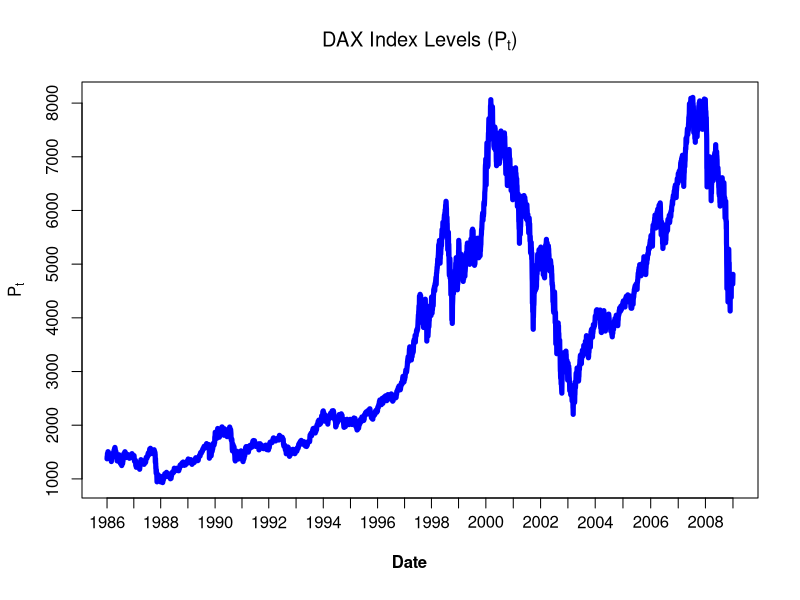

Generate this figure with R:
#setwd("C:/...") # please change your working directory
d         = read.csv("COPdax140624.csv")
DateInput = as.Date(d[, 1])
numOfDate = as.numeric(as.Date(c(DateInput)))
newDF     = data.frame(d,numOfDate)
sortNewDF = newDF[order(newDF[, 3]),]
newDF2    = data.frame(sortNewDF,seq(1,length(newDF[, 3]),
                    length.out=length(newDF[, 3])))
dateNum1  = as.numeric(as.Date(c("1986-01-02", "1987-01-02", "1988-01-04",
                                "1989-01-02", "1990-01-02", "1991-01-02",
								"1992-01-02", "1993-01-04",
                                "1994-01-03", "1995-01-02", "1996-01-02",
								"1997-01-02", "1998-01-02", "1999-01-04", 
								"2000-01-03", "2001-01-02",
								"2002-01-02", "2003-01-02", "2004-01-02", 
								"2005-01-03", "2006-01-02", "2007-01-02",
								"2008-01-02", "2008-12-30")))
At = c(newDF2[which(newDF2[, 3] == as.numeric(as.Date(c("1986-01-02")))), 4],
newDF2[which(newDF2[, 3] == as.numeric(as.Date(c("1987-01-02")))), 4],
newDF2[which(newDF2[, 3] == as.numeric(as.Date(c("1988-01-04")))), 4],
newDF2[which(newDF2[, 3] == as.numeric(as.Date(c("1989-01-02")))), 4],
newDF2[which(newDF2[, 3] == as.numeric(as.Date(c("1990-01-02")))), 4],
newDF2[which(newDF2[, 3] == as.numeric(as.Date(c("1991-01-02")))), 4],
newDF2[which(newDF2[, 3] == as.numeric(as.Date(c("1992-01-02")))), 4],
newDF2[which(newDF2[, 3] == as.numeric(as.Date(c("1993-01-04")))), 4],
newDF2[which(newDF2[, 3] == as.numeric(as.Date(c("1994-01-03")))), 4],
newDF2[which(newDF2[, 3] == as.numeric(as.Date(c("1995-01-02")))), 4],
newDF2[which(newDF2[, 3] == as.numeric(as.Date(c("1996-01-02")))), 4],
newDF2[which(newDF2[, 3] == as.numeric(as.Date(c("1997-01-02")))), 4],
newDF2[which(newDF2[, 3] == as.numeric(as.Date(c("1998-01-02")))), 4],
newDF2[which(newDF2[, 3] == as.numeric(as.Date(c("1999-01-04")))), 4],
newDF2[which(newDF2[, 3] == as.numeric(as.Date(c("2000-01-03")))), 4],
newDF2[which(newDF2[, 3] == as.numeric(as.Date(c("2001-01-02")))), 4],
newDF2[which(newDF2[, 3] == as.numeric(as.Date(c("2002-01-02")))), 4],
newDF2[which(newDF2[, 3] == as.numeric(as.Date(c("2003-01-02")))), 4],
newDF2[which(newDF2[, 3] == as.numeric(as.Date(c("2004-01-02")))), 4],
newDF2[which(newDF2[, 3] == as.numeric(as.Date(c("2005-01-03")))), 4],
newDF2[which(newDF2[, 3] == as.numeric(as.Date(c("2006-01-02")))), 4],
newDF2[which(newDF2[, 3] == as.numeric(as.Date(c("2007-01-02")))), 4],
newDF2[which(newDF2[, 3] == as.numeric(as.Date(c("2008-01-02")))), 4],
newDF2[which(newDF2[, 3] == as.numeric(as.Date(c("2008-12-30")))), 4])
dateC=c("1986", "", "1988", "", "1990", "", "1992", "", 
        "1994", "", "1996",
        "", "1998", "", "2000", "", "2002", "", "2004", "",
		"2006", "", "2008", "")
# do plot
dev.new(width = 13, height = 7) 
plot(1:length(newDF[, 2]), seq(min(newDF[, 2]), max(newDF[, 2]),
     length.out=length(newDF[, 2])), xlab = "", ylab = "", 
	 main = expression("DAX Index Levels ("*P[t]*")"), col = "White", 
	 axes = FALSE, xaxt = "n", yaxt = "n")
box() 
axis(1, at = At, labels = F)
axis(2, at = c(1000, 2000, 3000, 4000, 5000, 6000, 7000, 8000)) 
mtext(expression(P[t]), side = 2, line = 2.7, 
      at = seq(min(newDF[, 2]), max(newDF[, 2]), 
	  length.out = 13)[7], font = 2, cex = 1)  
mtext("Date", side = 1, line = 2.7, at = 2800, font = 2, cex = 1) 
text(cex = 1, x = At, y = 200, dateC, xpd = TRUE) 

# time series plot
lines(1:length(newDF[, 2]), sortNewDF[, 2], pch = 1, lty = 1,
      col = "blue", lwd = 5)